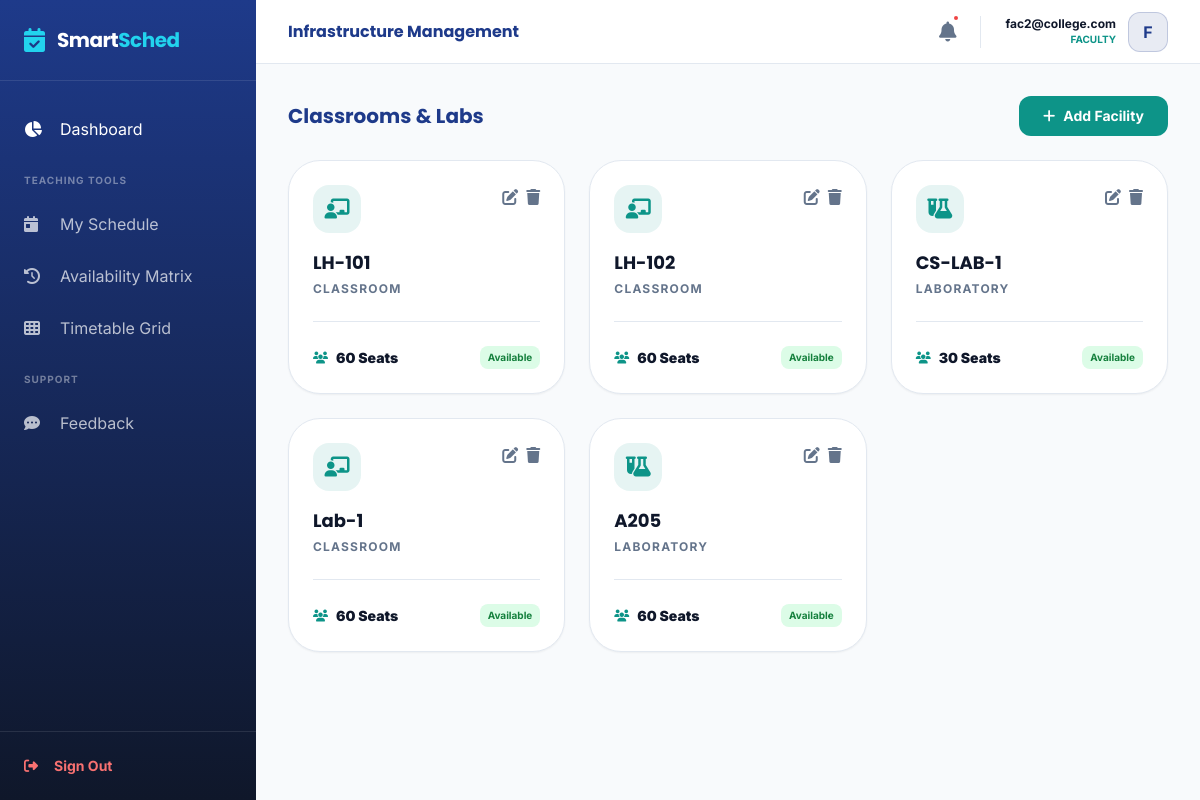
Page /core/classrooms/ (signed in) on the committed database.
### accounts/models.py (models this page shows, shortened)
class User(AbstractUser):
    ADMIN = 'admin'
    FACULTY = 'faculty'
    ROLE_CHOICES = [
        (ADMIN, 'Admin/HOD'),
        (FACULTY, 'Faculty/User'),
    ]
    username = None
    email = models.EmailField(unique=True)
    role = models.CharField(max_length=10, choices=ROLE_CHOICES, default=FACULTY)
    profile_picture = models.ImageField(upload_to='profiles/', null=True, blank=True)
    is_verified = models.BooleanField(default=False)
    login_count = models.PositiveIntegerField(default=0)
    USERNAME_FIELD = 'email'
    REQUIRED_FIELDS = []
    objects = CustomUserManager()

### core/models.py (models this page shows, shortened)
class Classroom(models.Model):
    ROOM_TYPES = [('classroom', 'Classroom'), ('lab', 'Laboratory')]
    name = models.CharField(max_length=50, unique=True)
    capacity = models.PositiveIntegerField()
    room_type = models.CharField(max_length=20, choices=ROOM_TYPES, default='classroom')
    is_available = models.BooleanField(default=True)

### core/views.py (the view)
# urls.py: path('classrooms/', views.ClassroomListView.as_view(), name='classroom_list'),
class ClassroomListView(LoginRequiredMixin, ListView):
    model = Classroom
    template_name = 'core/classroom_list.html'
    context_object_name = 'classrooms'

### templates/core/classroom_list.html (shortened to what this page needs)
{% extends 'base_dashboard.html' %}
{% block header_title %}Infrastructure Management{% endblock %}
{% block content %}
<div class="space-y-6 fade-in-up">
    <div class="flex justify-between items-center">
        <h2 class="font-display text-xl font-bold text-primary">Classrooms & Labs</h2>
        <a href="{% url 'classroom_add' %}" class="btn-glow bg-secondary text-white px-6 py-2.5 rounded-xl text-sm font-bold flex items-center gap-2">
            <i class="fa-solid fa-plus"></i> Add Facility
        </a>
    </div>
    <div class="grid grid-cols-1 md:grid-cols-2 lg:grid-cols-3 gap-6">
        {% for room in classrooms %}
        <div class="bg-white p-6 rounded-[32px] border border-borderSubtle shadow-sm hover:shadow-md transition-all group">
            <div class="flex justify-between items-start mb-4">
                <div class="w-12 h-12 bg-secondary/10 rounded-2xl flex items-center justify-center text-secondary">
                    <i class="fa-solid {% if room.room_type == 'lab' %}fa-flask-vial{% else %}fa-chalkboard-user{% endif %} text-xl"></i>
                </div>
                <div class="flex gap-2">
                    <a href="{% url 'classroom_edit' room.pk %}" class="text-textGray hover:text-primary transition-colors"><i class="fa-solid fa-pen-to-square"></i></a>
                    <a href="{% url 'classroom_delete' room.pk %}" class="text-textGray hover:text-red-500 transition-colors"><i class="fa-solid fa-trash"></i></a>
                </div>
            </div>
            <h3 class="font-display font-bold text-lg text-textDark">{{ room.name }}</h3>
            <p class="text-xs font-bold text-textGray uppercase tracking-widest mt-1">{{ room.get_room_type_display }}</p>
            <div class="mt-6 pt-6 border-t border-borderSubtle flex items-center justify-between">
                <div class="flex items-center gap-2">
                    <i class="fa-solid fa-users text-secondary text-xs"></i>
                    <span class="text-sm font-black text-textDark">{{ room.capacity }} Seats</span>
                </div>
                <span class="text-[10px] font-bold px-2 py-1 rounded-lg {% if room.is_available %}bg-green-100 text-green-700{% else %}bg-red-100 text-red-700{% endif %}">
                    {% if room.is_available %}Available{% else %}Maintenance{% endif %}
                </span>
            </div>
        </div>
        {% empty %}
        <div class="col-span-full py-20 text-center bg-white rounded-[32px] border border-dashed border-borderSubtle">
            <p class="text-textGray font-medium">No classrooms or labs registered yet.</p>
        </div>
        {% endfor %}
    </div>
</div>
{% endblock %}

### templates/base_dashboard.html (shortened to what this page needs)
{% load static %}
<!DOCTYPE html>
<html lang="en">
<head>
    <script src="https://cdn.tailwindcss.com"></script>
    <link rel="stylesheet" href="https://cdnjs.cloudflare.com/ajax/libs/font-awesome/6.4.0/css/all.min.css">
</head>
<body class="bg-bgSoft font-sans text-textDark">
    <aside class="fixed inset-y-0 left-0 w-64 sidebar-gradient text-white hidden md:flex flex-col z-50">
        <div class="p-6 border-b border-white/10">
            <a href="/" class="flex items-center gap-3">
                <i class="fa-solid fa-calendar-check text-highlight text-2xl"></i>
                <span class="font-display text-xl font-bold tracking-tight">Smart<span
                        class="text-highlight">Sched</span></span>
            </a>
        </div>
        <nav class="flex-grow py-6 space-y-1">
            <a href="{% if user.role == 'admin' %}{% url 'admin_dashboard' %}{% else %}{% url 'user_dashboard' %}{% endif %}"
                class="flex items-center gap-4 px-6 py-3 hover:bg-white/5 transition-all {% if 'dashboard' in request.path %}nav-active{% endif %}">
                <i class="fa-solid fa-chart-pie w-5"></i> Dashboard
            </a>
            {% if user.role == 'admin' %}
            <div class="px-6 pt-4 pb-2 text-[10px] font-bold text-white/40 uppercase tracking-widest">Academic Core
            </div>
            <div class="px-6 pt-4 pb-2 text-[10px] font-bold text-white/40 uppercase tracking-widest">Academic Core
            </div>
            <a href="{% url 'department_list' %}"
                class="flex items-center gap-4 px-6 py-3 hover:bg-white/5 transition-all text-white/70 {% if 'department' in request.path %}nav-active{% endif %}">
                <i class="fa-solid fa-sitemap w-5"></i> Departments
            </a>
            <a href="{% url 'semester_add' %}"
                class="flex items-center gap-4 px-6 py-3 hover:bg-white/5 transition-all text-white/70 {% if 'semester' in request.path %}nav-active{% endif %}">
                <i class="fa-solid fa-layer-group w-5"></i> Semesters
            </a>
            <a href="{% url 'section_add' %}"
                class="flex items-center gap-4 px-6 py-3 hover:bg-white/5 transition-all text-white/70 {% if 'section' in request.path %}nav-active{% endif %}">
                <i class="fa-solid fa-users-rectangle w-5"></i> Sections
            </a>
            <a href="{% url 'classroom_list' %}"
                class="flex items-center gap-4 px-6 py-3 hover:bg-white/5 transition-all text-white/70 {% if 'classroom' in request.path %}nav-active{% endif %}">
                <i class="fa-solid fa-door-open w-5"></i> Classrooms
            </a>
            <a href="{% url 'subject_list' %}"
                class="flex items-center gap-4 px-6 py-3 hover:bg-white/5 transition-all text-white/70 {% if 'subject' in request.path %}nav-active{% endif %}">
                <i class="fa-solid fa-book w-5"></i> Subjects
            </a>
            <div class="px-6 pt-4 pb-2 text-[10px] font-bold text-white/40 uppercase tracking-widest">Planning</div>
            <a href="{% url 'faculty_list' %}"
                class="flex items-center gap-4 px-6 py-3 hover:bg-white/5 transition-all text-white/70 {% if 'faculty' in request.path %}nav-active{% endif %}">
                <i class="fa-solid fa-user-tie w-5"></i> Faculty
            </a>
            <a href="{% url 'generate_timetable' %}"
                class="flex items-center gap-4 px-6 py-3 hover:bg-white/5 transition-all text-white/70 {% if 'generate' in request.path %}nav-active{% endif %}">
                <i class="fa-solid fa-wand-magic-sparkles w-5"></i> Scheduler
            </a>
            {% else %}
            <div class="px-6 pt-4 pb-2 text-[10px] font-bold text-white/40 uppercase tracking-widest">Teaching Tools
            </div>
            <a href="{% url 'user_dashboard' %}"
                class="flex items-center gap-4 px-6 py-3 hover:bg-white/5 transition-all text-white/70 {% if 'user_dashboard' in request.resolver_match.url_name %}nav-active{% endif %}">
                <i class="fa-solid fa-calendar-day w-5"></i> My Schedule
            </a>
            <a href="{% url 'faculty_availability' %}"
                class="flex items-center gap-4 px-6 py-3 hover:bg-white/5 transition-all text-white/70 {% if 'availability' in request.path %}nav-active{% endif %}">
                <i class="fa-solid fa-clock-rotate-left w-5"></i> Availability Matrix
            </a>
            {% endif %}
            <a href="{% url 'timetable_view' %}"
                class="flex items-center gap-4 px-6 py-3 hover:bg-white/5 transition-all text-white/70 {% if 'view' in request.path and 'timetable' in request.path %}nav-active{% endif %}">
                <i class="fa-solid fa-table-cells w-5"></i> Timetable Grid
            </a>
            <div class="px-6 pt-4 pb-2 text-[10px] font-bold text-white/40 uppercase tracking-widest">Support</div>
            <a href="{% if user.role == 'admin' %}{% url 'admin_feedback_list' %}{% else %}{% url 'feedback_create' %}{% endif %}"
                class="flex items-center gap-4 px-6 py-3 hover:bg-white/5 transition-all text-white/70 {% if 'feedback' in request.path %}nav-active{% endif %}">
                <i class="fa-solid fa-comment-dots w-5"></i> Feedback
            </a>
        </nav>
        <div class="p-6 border-t border-white/10">
            <a href="{% url 'logout' %}"
                class="flex items-center gap-4 text-red-400 hover:text-red-300 text-sm font-bold transition-colors">
                <i class="fa-solid fa-right-from-bracket"></i> Sign Out
            </a>
        </div>
    </aside>
    <div class="md:ml-64 flex flex-col min-h-screen">
        <header
            class="h-16 bg-white border-b border-borderSubtle flex items-center justify-between px-8 sticky top-0 z-40">
            <h1 class="font-display font-bold text-primary">{% block header_title %}System Overview{% endblock %}</h1>
            <div class="flex items-center gap-6">
                <a href="{% url 'notification_list' %}"
                    class="relative text-textGray hover:text-primary transition-colors">
                    <i class="fa-solid fa-bell text-xl"></i>
                    {% if user.notifications.all %}
                    {% if not user.notifications.first.is_read %}
                    <span class="absolute -top-1 -right-1 w-2 h-2 bg-red-500 rounded-full border-2 border-white"></span>
                    {% endif %}
                    {% endif %}
                </a>
                <div class="flex items-center gap-3">
                    <div class="text-right hidden sm:block">
                        <p class="text-xs font-bold text-textDark">{{ user.email }}</p>
                        <p class="text-[10px] font-bold text-secondary uppercase">{{ user.role }}</p>
                    </div>
                    <div
                        class="w-10 h-10 bg-primary/10 rounded-xl flex items-center justify-center text-primary font-bold border border-primary/20">
                        {{ user.email|slice:":1"|upper }}
                    </div>
                </div>
            </div>
        </header>
        <main class="p-8">
            {% block content %}{% endblock %}
        </main>
    </div>
</body>
</html>

### templates/base_dashboard.html (style rules this page uses)
.sidebar-gradient { background: linear-gradient(180deg, #1E3A8A 0%, #0F172A 100%); }
.fade-in-up { animation: fadeInUp 0.5s ease-out forwards; }

### rows in the picture
User: email "fac2@college.com", role "FACULTY", email "F"
Classroom: name "LH-101", room_type "CLASSROOM", capacity "60", is_available "Available"
Classroom: name "LH-102", room_type "CLASSROOM", capacity "60", is_available "Available"
Classroom: name "CS-LAB-1", room_type "LABORATORY", capacity "30", is_available "Available"
Classroom: name "Lab-1", room_type "CLASSROOM", capacity "60", is_available "Available"
Classroom: name "A205", room_type "LABORATORY", capacity "60", is_available "Available"
